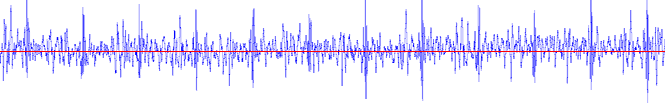
#> input picture 3M_jwx_s.bmp, 665 x 103 px
$ jupyter execute --allow-errors WaveformExtraction_jwx.ipynb   (shell and % lines are left out)
#> lines starting #> are read from the running program, lines starting #| are printed output that depends on the picture
[cell 1]
from PIL import Image
import numpy as np
import matplotlib.pyplot as plt
from scipy import stats
import math

# Patient 8 THY

## 3M Littmann Data

[cell 2]
image = Image.open('3M_jwx_s.bmp')
#> image is the input picture: PIL image 665x103 RGB; mean R, G, B 235.1, 232.6, 252.5
image

[cell 3]
x = image.size[0]
#> x = 665
y = image.size[1]
#> y = 103

[cell 4]
print(x)
#| 665
print(y)
#| 103

[cell 5]
matrix = []
points = []
integrated_density = 0

for i in range(x):
    matrix.append([])
    for j in range(y):
        matrix[i].append(image.getpixel((i,j)))
#> after the loop, matrix = 665 items
        #integrated_density += image.getpixel((i,j))[1]
        #points.append(image.getpixel((i,j))[1])

### Extract Red Line Position

[cell 6]
redMax = 0
xStore = 0
yStore = 0
for xAxis in range(x):
    for yAxis in range(y):
        currentPoint = matrix[xAxis][yAxis]
        if currentPoint[0] == 255 and currentPoint[1] < 10 and currentPoint[2] < 10:
            redMax = currentPoint[0]
            xStore = xAxis
            yStore = yAxis

print(xStore, yStore)

### Extract Blue Points

[cell 7]
redline_pos = 51
gain = 80
absMax = 0
littmannArr = []
points_vertical = []
theOne = 0

for xAxis in range(x):
    for yAxis in range(y):
        currentPoint = matrix[xAxis][yAxis]
        # Pickup Blue points
        if currentPoint[2] == 255 and currentPoint[0] < 220 and currentPoint[1] < 220:
            points_vertical.append(yAxis)

    #print(points_vertical)


    # Choose the largest amplitude
    for item in points_vertical:

        if abs(item-redline_pos) > absMax:
            absMax = abs(item-redline_pos)
            theOne = item
    littmannArr.append((theOne-redline_pos)*gain)

    absMax = 0
    theOne = 0
    points_vertical = []
#> after the loop, littmannArr = 665 values, max 3760 at index 366, min -4080 at index 26, mean -404.2

[cell 8]
fig = plt.figure()
s = fig.add_subplot(111)
s.plot(littmannArr, linewidth=0.6, color='blue')
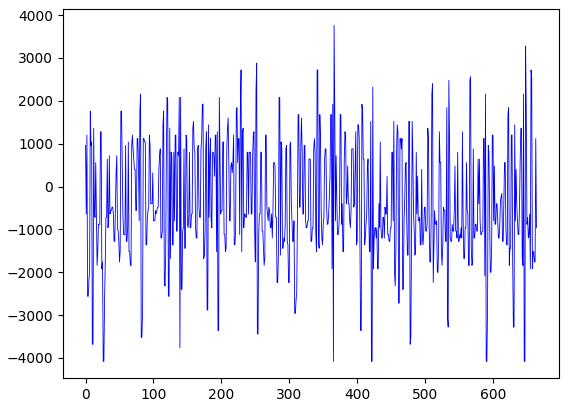
#> figure drawn by matplotlib, 1 panel; curve peaks at x = 366, y = 3760

# Ascul Pi Data

[cell 9]
pathBase = 'C://Users//triti//OneDrive//Dowrun//Text//Manuscripts//Data//JiangWenxia//AusculPi//'
filename = 'Numpy_Array_File_2020-07-02_13_29_23.npy'
line = pathBase + filename
#> (the rest of this cell did not finish here and is left out)

#> (a cell that did not finish here is left out)

[cell 11]
fig = plt.figure()
s = fig.add_subplot(111)
#> (the rest of this cell did not finish here and is left out)

[cell 12]
fig = plt.figure()
s = fig.add_subplot(111)
#> (the rest of this cell did not finish here and is left out)

[cell 13]
start = 1810
end = 2583

start_adj = int(start * 2583 / 3000)
end_adj = int(end * 2583 / 3000)

[cell 14]
fig = plt.figure()
s = fig.add_subplot(111)
#> (the rest of this cell did not finish here and is left out)

[cell 15]
start_adj-end_adj

[cell 16]
fig = plt.figure()
s = fig.add_subplot(111)
s.plot(littmannArr, linewidth=0.6, color='blue')

#> (a cell that did not finish here is left out)

[cell 18]
fig = plt.figure()
s = fig.add_subplot(111)
#> (the rest of this cell did not finish here and is left out)

## Preprocess the two array

[cell 19]
asculArr_processed = []
littmannArr_processed = []

#> (the rest of this cell did not finish here and is left out)

[cell 20]
fig = plt.figure()
s = fig.add_subplot(111)
s.plot(asculArr_processed, linewidth=1.0, color='black')
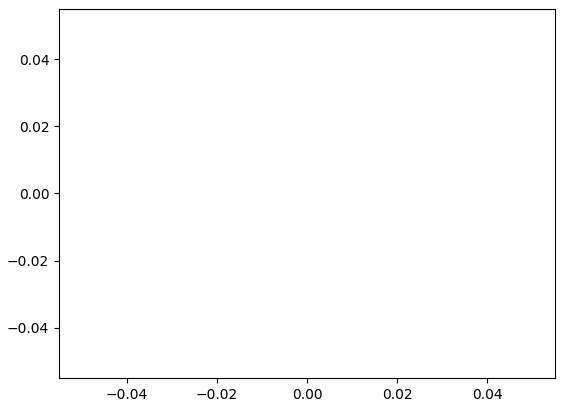
#> figure drawn by matplotlib, 1 panel

[cell 21]
fig = plt.figure()
s = fig.add_subplot(111)
s.plot(littmannArr_processed, linewidth=1.0, color='blue')

[cell 22]
len(littmannArr)
#> Out = 665

#> (a cell that did not finish here is left out)

[cell 24]
fig = plt.figure()
s = fig.add_subplot(111)
s.plot(asculArr_processed[5:305], linewidth=1.0, color='black')

[cell 25]
fig = plt.figure()
s = fig.add_subplot(111)
s.plot(littmannArr_processed[335:635], linewidth=1.0, color='blue')

### Coeffient

#> (a cell that did not finish here is left out)

#> (a cell that did not finish here is left out)

[cell 28]
fig = plt.figure()
s = fig.add_subplot(111)
s.plot(littmannArr[335:635], linewidth=0.6, color='blue')
fig.savefig('PCG_jwx_littmann_comparison.png', dpi=500)
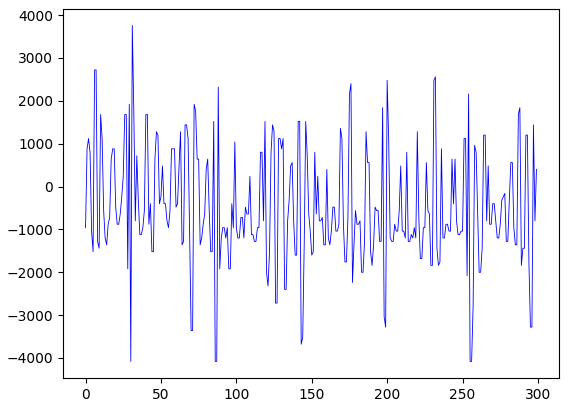
#> figure drawn by matplotlib, 1 panel; curve peaks at x = 31, y = 3760

[cell 29]
fig = plt.figure()
s = fig.add_subplot(111)
#> (the rest of this cell did not finish here and is left out)

### Fitness

[cell 30]
stats.chisquare(asculArr_processed[:80], littmannArr_processed[2:82])

[cell 31]
def cosCalculate(a, b):
    l = len(a)

    sumXY = 0
    sumRootXSquare = 0
    sumRootYSquare = 0

    for i in range(l):
        sumXY = sumXY + a[i]*b[i]
        sumRootXSquare = sumRootXSquare + math.sqrt(a[i]**2)
        sumRootYSquare = sumRootYSquare + math.sqrt(b[i]**2)

    cosValue = sumXY / (sumRootXSquare * sumRootYSquare)

    return cosValue

$ run again, with 3M.bmp copied over 3M_jwx_s.bmp
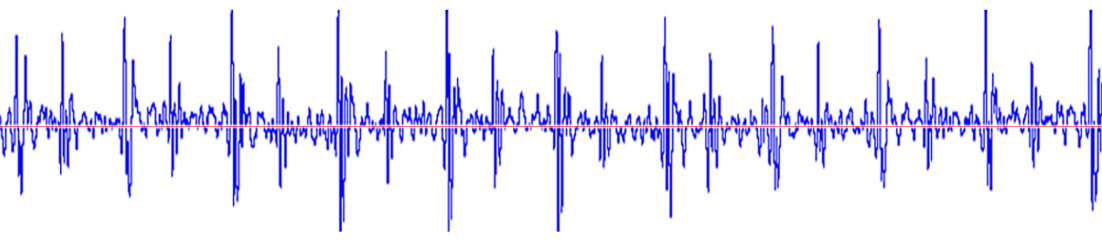
#> input picture 3M.bmp, 2204 x 488 px (shown at 1/2 size)
#> image is the input picture: PIL image 2204x488 RGB; mean R, G, B 231.8, 231.3, 254.5
#| 2204
#| 488
#> after the loop `for i in range(x):`: matrix = 2204 items
#> after the loop `for xAxis in range(x):`: littmannArr = 2204 values, max 32960 at index 678, min 12480 at index 1778, mean 18593.2
#> `[cell 8] fig = plt.figure() s = fig.add_subplot(111) s.plot(littmannAr..`:
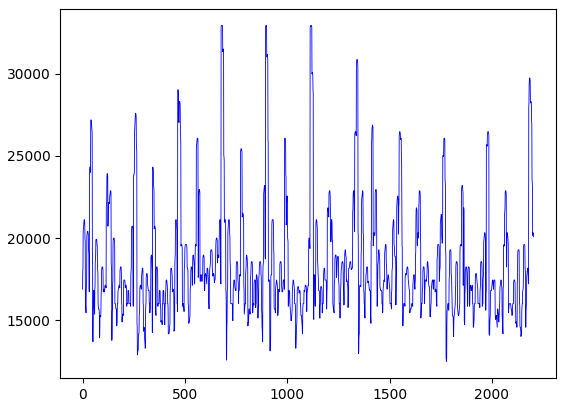
#> figure drawn by matplotlib, 1 panel; curve peaks at x = 678, y = 32960
#> Out = 2204
#> `fig.savefig('PCG_jwx_littmann_comparison.png', dpi=500)`:
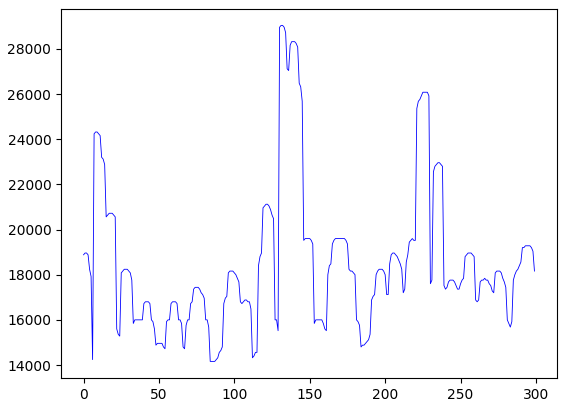
#> figure drawn by matplotlib, 1 panel; curve peaks at x = 131, y = 29040

$ run again, with 3M_jwx.bmp copied over 3M_jwx_s.bmp
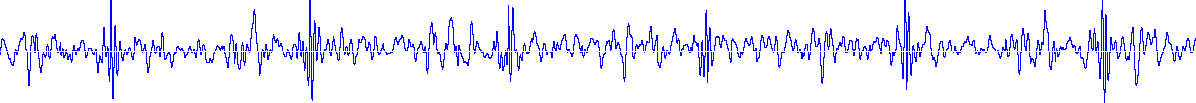
#> input picture 3M_jwx.bmp, 1196 x 103 px
#> image is the input picture: PIL image 1196x103 RGB; mean R, G, B 236.8, 236.8, 255
#| 1196
#| 103
#> after the loop `for i in range(x):`: matrix = 1196 items
#> after the loop `for xAxis in range(x):`: littmannArr = 1196 values, max 4080 at index 1104, min -4080 at index 110, mean -282.4
#> `[cell 8] fig = plt.figure() s = fig.add_subplot(111) s.plot(littmannAr..`:
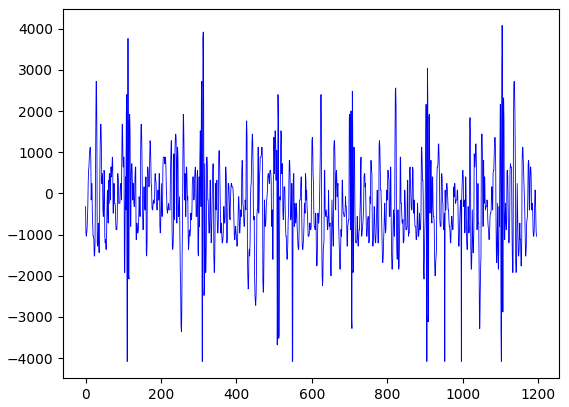
#> figure drawn by matplotlib, 1 panel; curve peaks at x = 1104, y = 4080
#> Out = 1196
#> `fig.savefig('PCG_jwx_littmann_comparison.png', dpi=500)`:
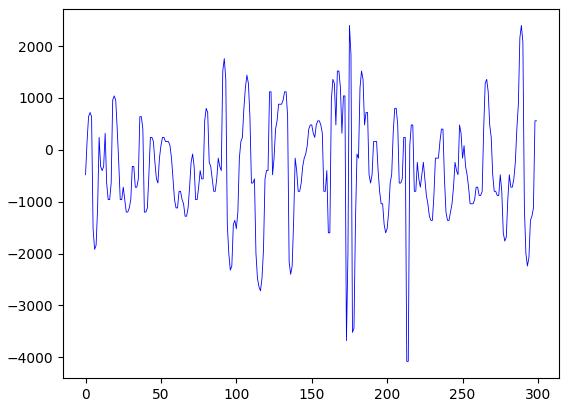
#> figure drawn by matplotlib, 1 panel; curve peaks at x = 175, y = 2400

$ run again, with 3M_shz.bmp copied over 3M_jwx_s.bmp
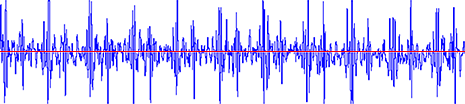
#> input picture 3M_shz.bmp, 465 x 104 px
#> image is the input picture: PIL image 465x104 RGB; mean R, G, B 210.2, 207.8, 252.5
#| 465
#| 104
#> after the loop `for i in range(x):`: matrix = 465 items
#> after the loop `for xAxis in range(x):`: littmannArr = 465 values, max 4160 at index 47, min -4080 at index 5, mean 315.5
#> `[cell 8] fig = plt.figure() s = fig.add_subplot(111) s.plot(littmannAr..`:
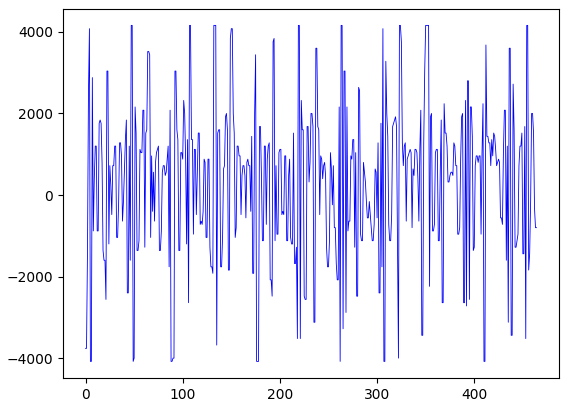
#> figure drawn by matplotlib, 1 panel; curve peaks at x = 47, y = 4160
#> Out = 465
#> `fig.savefig('PCG_jwx_littmann_comparison.png', dpi=500)`:
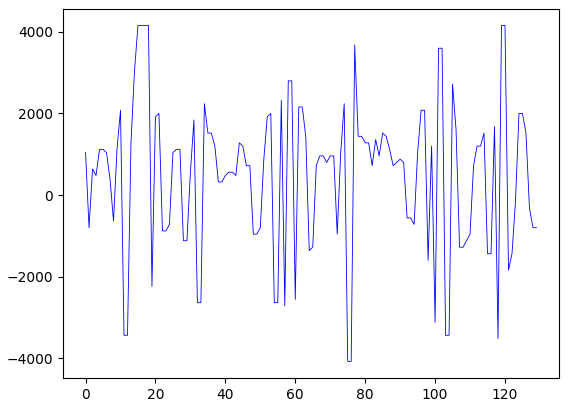
#> figure drawn by matplotlib, 1 panel; curve peaks at x = 15, y = 4160
